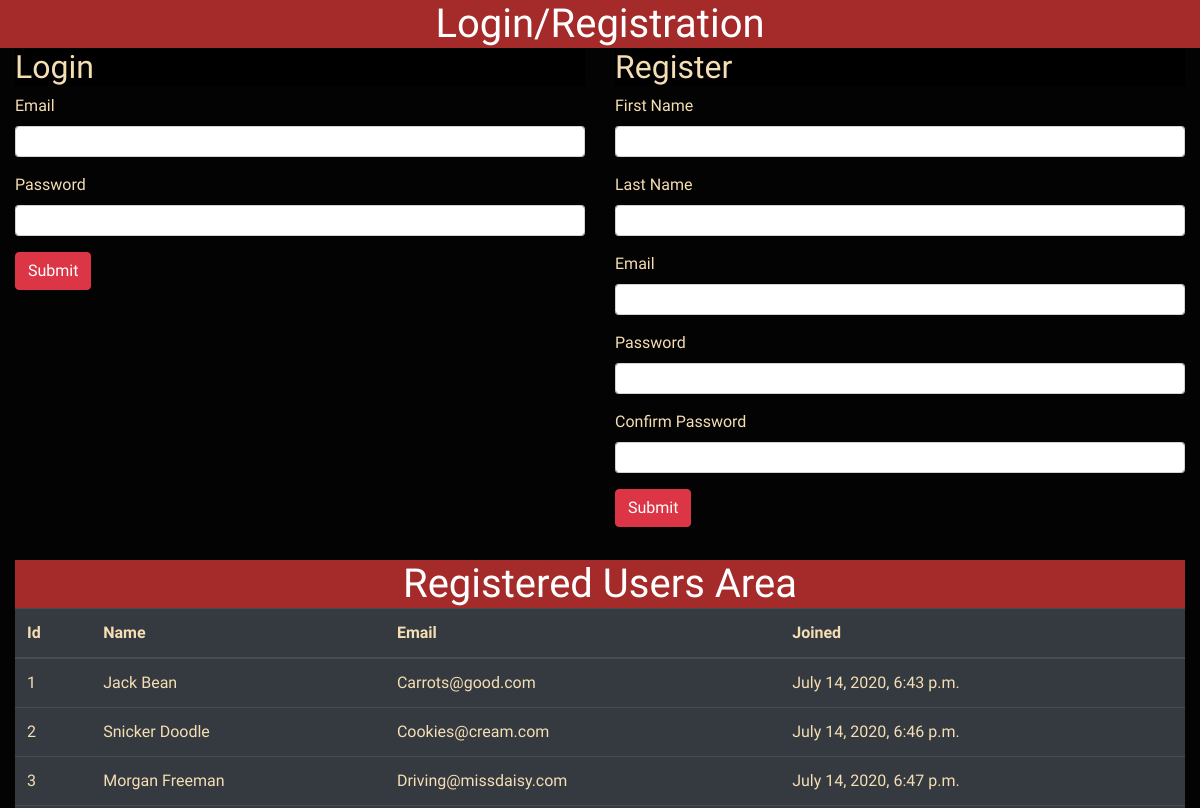
The page / on the database its author committed.
### log_reg_app/models.py (models this page shows, shortened)
class User(models.Model):
    first_name = models.CharField(max_length=255)
    last_name = models.CharField(max_length=255)
    email = models.EmailField(unique=True)
    password = models.CharField(max_length=255)
    created_at = models.DateTimeField(auto_now_add=True)
    updated_at = models.DateTimeField(auto_now=True)
    objects = UserManager()

### log_reg_app/views.py (the view)
# urls.py: path('', views.index),
def index(request):
    context = {
        'users': User.objects.get_all_by_email()
    }
    return render(request, 'index.html', context)

### log_reg_app/models.py (called while the page is built)
    def get_all_by_email(self):
        return self.order_by('email')

### log_reg_app/templates/index.html (shortened to what this page needs)
<!DOCTYPE html>
<html lang="en">
<head>
    <link href="https://stackpath.bootstrapcdn.com/bootstrap/4.5.0/css/bootstrap.min.css" rel="stylesheet"
>
    {% load static %}
    <link rel="stylesheet" href="{% static 'css/style.css' %}">
</head>
<body>
    <h1>Login/Registration</h1>
    <div class="container-fluid">
        <div class="row">
            <div class="login_field col-sm">
                <h2>Login</h2>
                <form action="/login" method="post">
                    <div class="form-group">
                        <label for="email">Email</label>
                        <input type="email" name="email" id="email" class="form-control form-control-sm">
                    </div>
                    <div class="form-group">
                        <label for="password">Password</label>
                        <input type="password" name="password" id="password" class="form-control form-control-sm">
                    </div>
                    <button class="btn btn-danger">Submit</button>
                </form>
            </div>
            <div class="register_field col-sm">
                <h2>Register</h2>
                <form action="/create" method="post">
                    <div class="form-group">
                        <label for="first_name">First Name</label>
                        <input type="text" name="first_name" id="first_name" class="form-control form-control-sm">
                    </div>
                    <div class="form-group">
                        <label for="last_name">Last Name</label>
                        <input type="text" name="last_name" id="last_name" class="form-control form-control-sm">
                    </div>
                    <div class="form-group">
                        <label for="email">Email</label>
                        <input type="email" name="email" id="email" class="form-control form-control-sm">
                    </div>
                    <div class="form-group">
                        <label for="password">Password</label>
                        <input type="password" name="password" id="password" class="form-control form-control-sm">
                    </div>
                    <div class="form-group">
                        <label for="confirm">Confirm Password</label>
                        <input type="password" name="confirm" id="confirm" class="form-control form-control-sm">
                    </div>
                    <button class="btn btn-danger">Submit</button>
                </form>
            </div>
        </div>
        <hr>
        <h1>Registered Users Area</h1>
        <div class="table-wrapper-scroll-y my-custom-scrollbar">
            <table class="table table-dark ">
                <thead>
                    <tr>
                        <th scope="col">Id</th>
                        <th scope="col">Name</th>
                        <th scope="col">Email</th>
                        <th scope="col">Joined</th>
                    </tr>
                </thead>
                <tbody>
                    {% for user in users %}
                    <tr>
                        <td>{{user.id}}</td>
                        <td>{{user.first_name}} {{user.last_name}}</td>
                        <td>{{user.email}}</td>
                        <td>{{user.created_at}}</a>
                    </tr>
                    {% endfor %}
                </tbody>
            </table>
        </div>
</body>
</html>

### log_reg_app/static/css/style.css (style rules this page uses)
* { font-family: 'Raleway', sans-serif; color: wheat; }
.login_field { height: fit-content; display: inline-block }
.register_field { height: fit-content; vertical-align: top; display: inline-block }
.container-fluid { background-color: rgb(3, 3, 3); }
h1 { color: white; background-color: brown; margin: 0; text-align: center; }
h2 { background-color: black; }
.my-custom-scrollbar { position: relative; width: 100%; height: 200px; overflow: auto; }
.table-wrapper-scroll-y { display: block; }

### rows shown on the page
User: id "1", first_name "Jack", last_name "Bean", email "Carrots@good.com", created_at "July 14, 2020, 6:43 p.m."
User: id "2", first_name "Snicker", last_name "Doodle", email "Cookies@cream.com", created_at "July 14, 2020, 6:46 p.m."
User: id "3", first_name "Morgan", last_name "Freeman", email "Driving@missdaisy.com", created_at "July 14, 2020, 6:47 p.m."
